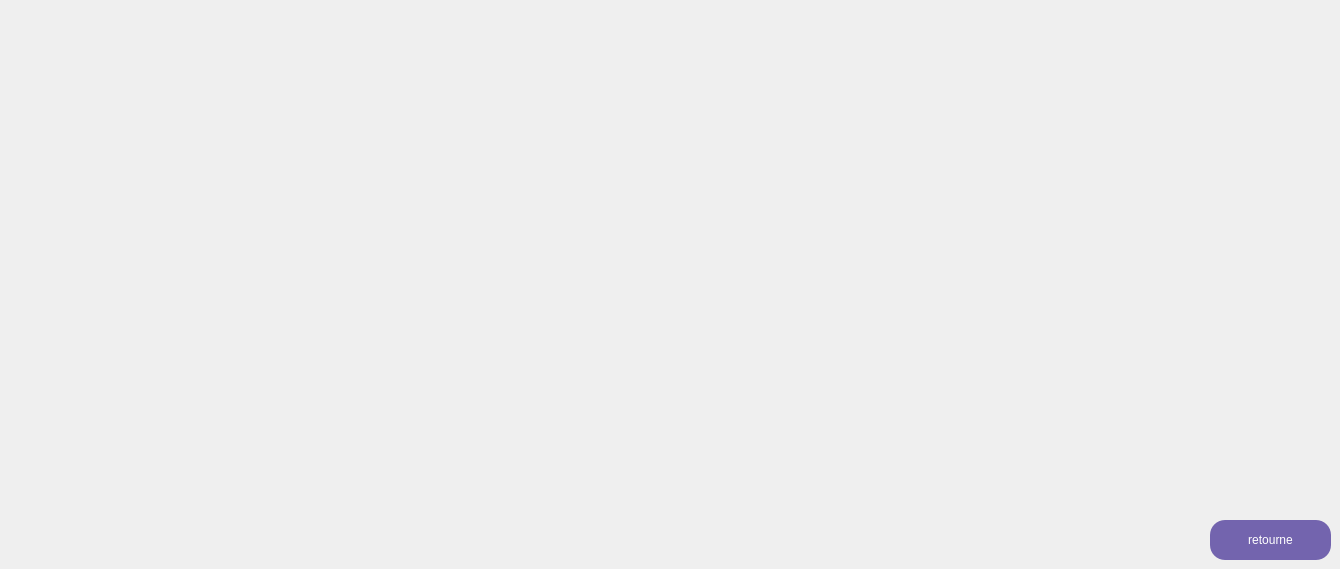
      <widget class="QWidget" name="tab_12">
       <attribute name="title">
        <string>Page</string>
       </attribute>
       <widget class="QWidget" name="verticalLayoutWidget_3">
        <property name="geometry">
         <rect>
          <x>20</x>
          <y>100</y>
          <width>531</width>
          <height>391</height>
         </rect>
        </property>
        <layout class="QVBoxLayout" name="chart_com"/>
       </widget>
       <widget class="QWidget" name="verticalLayoutWidget_4">
        <property name="geometry">
         <rect>
          <x>660</x>
          <y>110</y>
          <width>531</width>
          <height>391</height>
         </rect>
        </property>
        <layout class="QVBoxLayout" name="anneechart_com"/>
       </widget>
       <widget class="QPushButton" name="retourne_com">
        <property name="geometry">
         <rect>
          <x>1210</x>
          <y>520</y>
          <width>121</width>
          <height>40</height>
         </rect>
        </property>
        <property name="styleSheet">
         <string notr="true">QPushButton
{
border:none;
color: white;
background-color: rgb(115, 100, 174);
font: 700 9pt &quot;Segoe UI&quot;;
border-radius:15px;
min-width: 80px; 
min-height: 30px; 
}

QPushButton:Hover
{
background-color: rgb(75,0,130);
}
QPushButton:pressed
{
border-bottom:5px solid rgb(75,0,130);
}


</string>
        </property>
        <property name="text">
         <string>retourne</string>
        </property>
       </widget>
      </widget>
